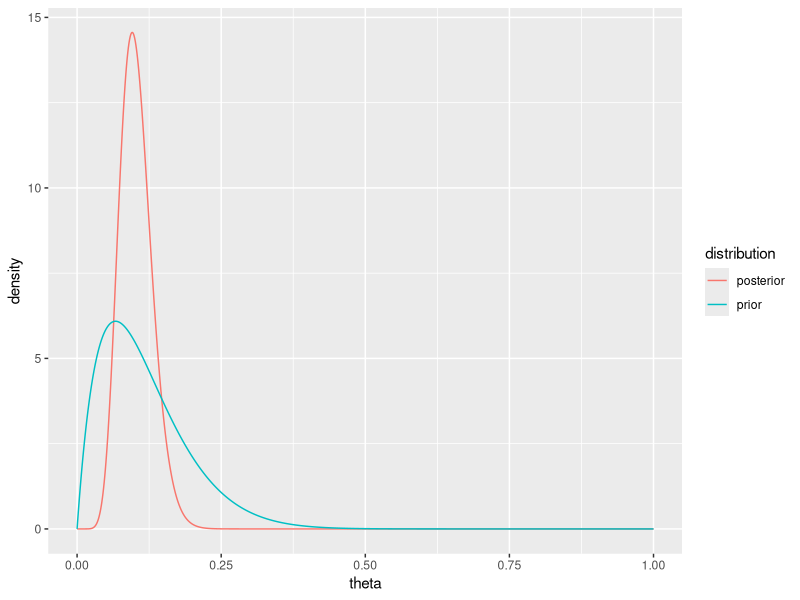
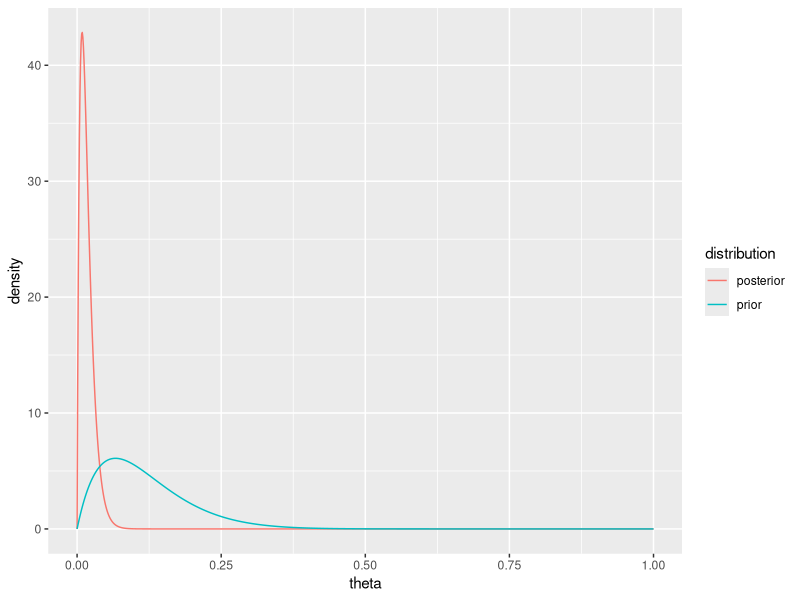
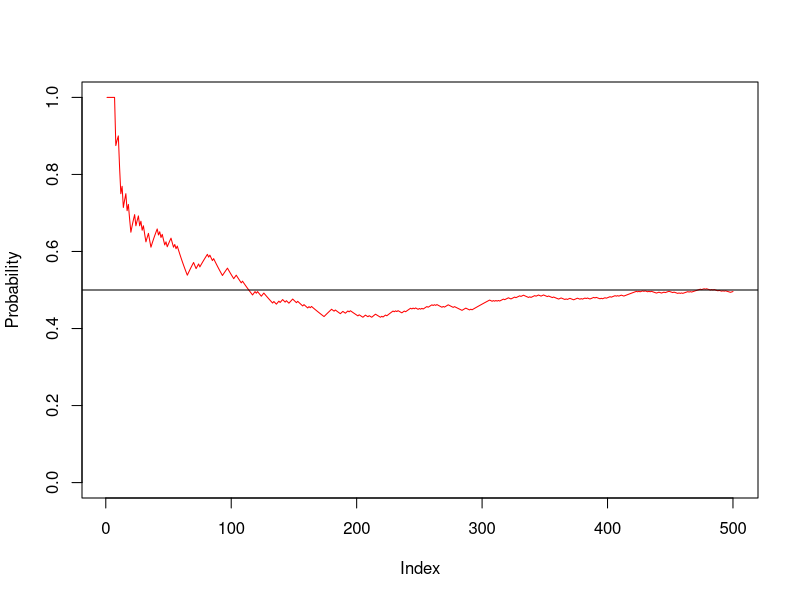

Generate these figures, in order, with R:
## ---- chunk 1
library(ggplot2)
d = data.frame(
  theta = seq(0, 1, by = 0.001),
  distribution = rep(c("prior", "posterior"), each = 1001),
  density = c(dbeta(seq(0, 1, by = 0.001), 2, 15), dbeta(seq(0, 1, by = 0.001), 12, 105))
)
ggplot(d, aes(x = theta, y = density, color = distribution)) +
  geom_line()

## ---- chunk 2
library(ggplot2)
d = data.frame(
  theta = seq(0, 1, by = 0.001),
  distribution = rep(c("prior", "posterior"), each = 1001),
  density = c(dbeta(seq(0, 1, by = 0.001), 2, 15), dbeta(seq(0, 1, by = 0.001), 2, 115))
)
ggplot(d, aes(x = theta, y = density, color = distribution)) +
  geom_line()
## ---- chunk 3
set.seed(2021)
x <- sample(1:6,500,TRUE)%% 2 == 0
plot(cumsum(x)/1:500,type="l", ylim = c(0,1), col = "red", ylab="Probability")
abline(h=0.5)
